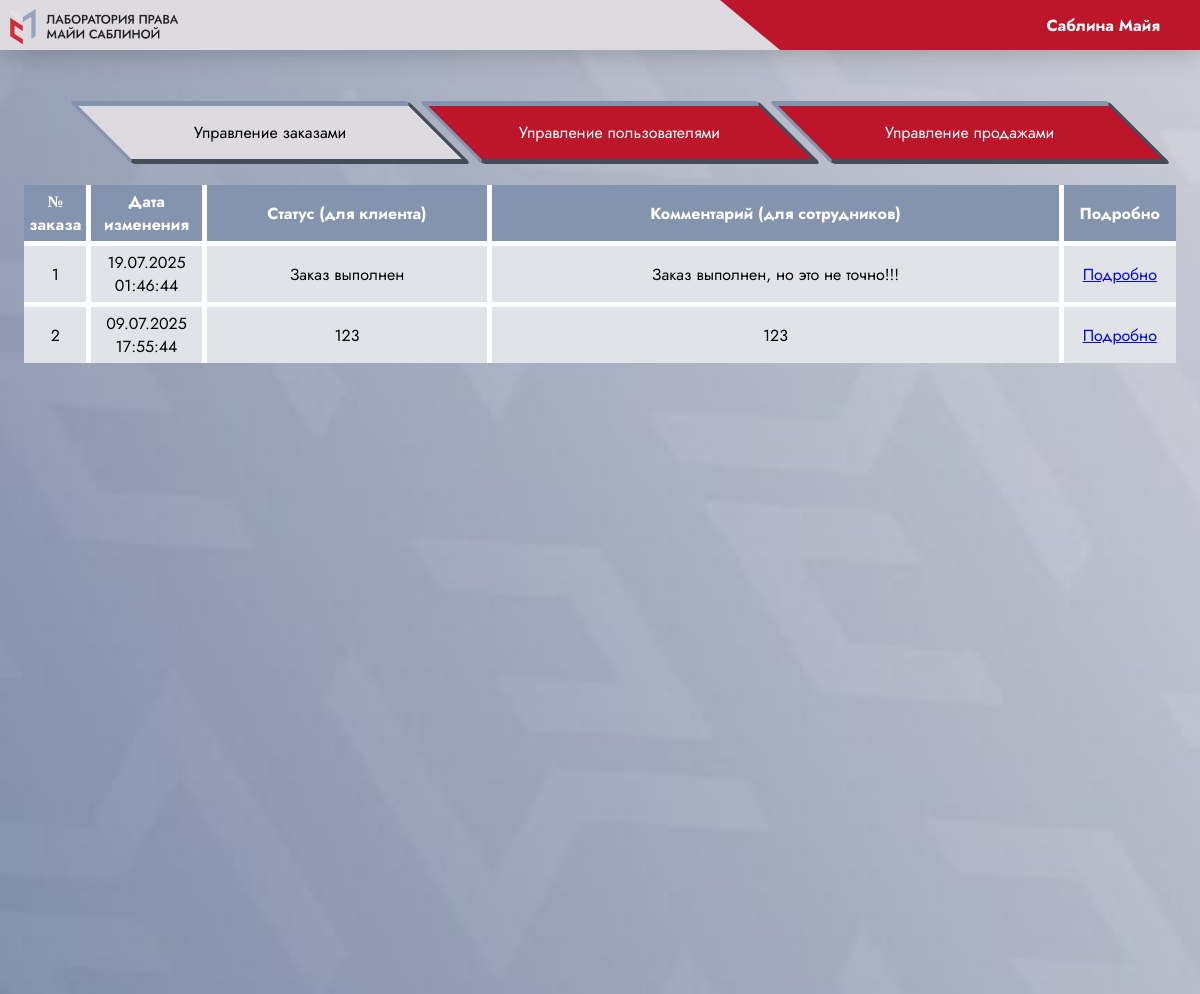
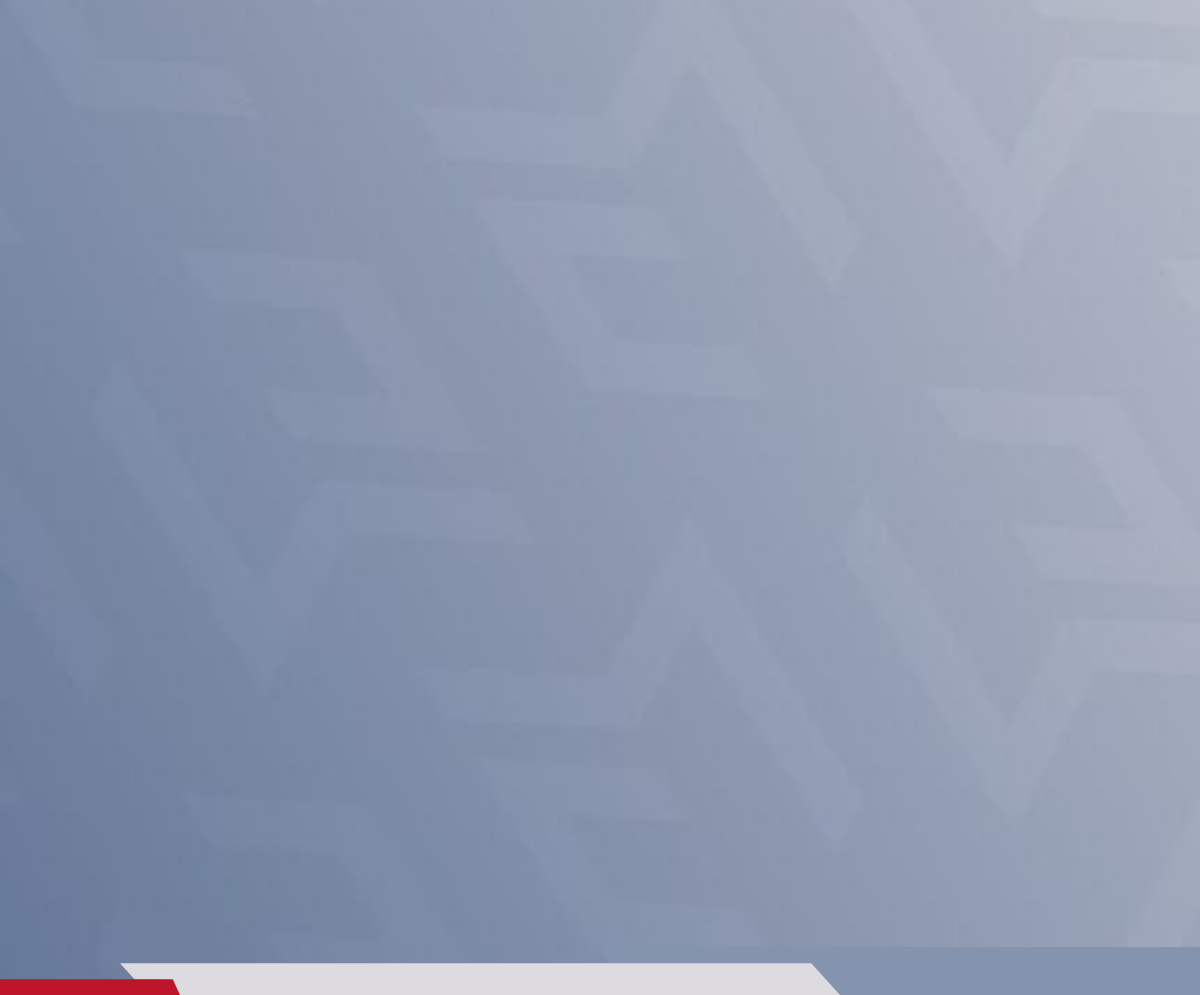
The page /lk.php (signed in) on the database its author committed (2 pictures, top to bottom).
### tables this page shows
CREATE TABLE IF NOT EXISTS `orders` (
  `id` int NOT NULL AUTO_INCREMENT,
  `order_id` int NOT NULL,
  `client_id` int NOT NULL,
  `order_status` varchar(225) NOT NULL,
  `order_description` varchar(255) NOT NULL,
  `row_creation_time` datetime NOT NULL,
  `operator_id` int NOT NULL,
  PRIMARY KEY (`id`),
  KEY `order_id` (`order_id`),
  KEY `client_id` (`client_id`),
  KEY `operator_id` (`operator_id`)
);

### lk.php (the view, shortened to what this page needs)
<link href="./css/styles.css" rel="stylesheet">
<link href="./css/jost.css" rel="stylesheet">
<?php
    include('config.php');
    echo "<html>";
    echo "<header class='my_header'>";
    echo "  <div class='logo'> </div>";
    echo "  <div class='my_header_polygon'></div>";
    echo "</header>";
    echo "<header class='my_header2'>";
    echo "<div class='menu-bar'>";
    echo "  <ul>";
    echo "      <li class='right'>";
    echo "          ".$_SESSION['current_user_name'];
    echo "        </li>";
    echo "    </ul>";
    echo "</div>";
    echo "</header>";
    echo "<br/><br/>";
    echo "<main>";
    if(!isset($_SESSION['current_user_id'])){
        header('Location: login.php');
        exit;
    } else {
        if ($_SESSION['current_user_group']!="client") {
            $query = $connection->prepare("SELECT t2.*, DATE_FORMAT(t2.row_creation_time, '%d.%m.%Y %H:%i:%s') as 'formated_row_creation_time' FROM orders t2 WHERE t2.id in (SELECT MAX(t.id) FROM orders t GROUP by t.order_id) ORDER BY t2.order_id");
            $query->execute();
            echo "<div class='menu'>";
            echo "    <ul>";
            echo "        <li><a class='menu_button_atcive' href='lk.php'><div class='menu_button_text_active'>Управление заказами</div></a></li>";
            echo "        <li><a class='menu_button' href='uc.php'><div class='menu_button_text'>Управление пользователями</div></a></li>";
            echo "        <li><a class='menu_button' href='sales.php'><div class='menu_button_text'>Управление продажами</div></a></li>";
            echo "    </ul>";
            echo "</div>";
            echo "<form method='GET' action=''>";
            echo "  <table class='msll_table'>";
            echo "      <tr>";
            echo "          <th width='5%'>№ заказа</th>";
            echo "          <th width='10%'>Дата изменения</th>";
            echo "          <th width='25%'>Статус (для клиента)</th>";
            echo "          <th width='50%'>Комментарий (для сотрудников)</th>";
            echo "          <th width='10%'>Подробно</th>";
            echo "      </tr>";
            while ($row = $query->fetch(PDO::FETCH_ASSOC)) {
                echo "<tr>";
                echo "<td>" . $row["order_id"] . "</td>";
                echo "<td>" . $row["formated_row_creation_time"] . "</td>";
                echo "<td>" . $row["order_status"] . "</td>";
                echo "<td>" . $row["order_description"] . "</td>";
                echo "<td> <a href='lk.php?action=detail&id=".$row["order_id"]."'>Подробно</a> </td>";
                echo "</tr>";
            }
            echo "  </table>";
            echo "</form>";
            echo "<br/><br/><br/><br/><br/><br/><br/><br/><br/><br/><br/><br/><br/><br/><br/><br/><br/><br/><br/><br/><br/><br/><br/><br/><br/><br/><br/><br/><br/><br/><br/><br/><br/><br/><br/><br/><br/><br/><br/><br/><br/><br/><br/><br/><br/><br/><br/><br/><br/><br/><br/><br/><br/><br/><br/><br/><br/><br/><br/><br/><br/><br/><br/><br/><br/><br/><br/><br/>";
        }
    }
    echo "<br/><br/>";
    echo "</main>";
    echo "<footer class='msll_footer'>";
    echo "  <div class='msll_footer_polygon_dark_gray'></div>";
    echo "  <div class='msll_footer_polygon_light_gray'></div>";
    echo "  <div class='msll_footer_polygon_red'></div>";
    echo "</footer>";
    echo "</html>";
?>

### css/styles.css (style rules this page uses)
html { width: 100%; }
.menu { display: table; margin-left: auto; margin-right: auto; }
.menu_button { display: inline-block; padding: 15px; background: #bd162b; transform: skew(45deg); border-radius: 5px; border-color: #8594ae; border-width: 5px; border-style: outset; width: 300px; margin: 5px; }
.menu_button_atcive { display: inline-block; padding: 15px; background: #dddae0;; transform: skew(45deg); border-radius: 5px; border-color: #8594ae; border-width: 5px; border-style: outset; width: 300px; margin: 5px; color: #000; }
.menu_button_text { display: inline-block; transform: skew(-45deg); color: #fff; }
.menu_button_text_active { display: inline-block; transform: skew(-45deg); }
li { display: table-cell; }
table.msll_table { position: static; font-size: 16px; border-collapse: collapse; border-style: hidden; text-align: center; width: 96%; margin-left: 2%; margin-right: 2%; }
table.msll_table th, table.msll_table td { border-style: solid; border-width: 0 5px 5px 0; border-color: white; padding: 5px; }
table.msll_table th, table.msll_table th a { background: #8594ae; color: #fff; font-weight: bold; }
table.msll_table td { background: #e0e4e9; }
.my_header { display: flex; -webkit-box-align: center; align-items: center; -webkit-box-pack: justify; justify-content: space-between; background-color: #dddae0; position: sticky; top: 0px; z-index: 1; box-shadow: rgba(0, 0, 0, 0.08) 0px 1.2px 18px, rgba(0, 0, 0, 0.12) 0px 6.4px 28px; height: 50px; min-height: 50px; padding: 0px 0px; text-align: right; }
.my_header2 { display: flex; -webkit-box-align: center; align-items: center; -webkit-box-pack: justify; justify-content: space-between; position: fixed; top: 0px; z-index: 1; height: 50px; min-height: 50px; padding: 0px 0px; text-align: right; right: 2%; }
.my_header_polygon { display: flex; align-items: center; clip-path: polygon(0 0, 100% 0, 100% 100%, 60px 100%); border: 0px none; width: 40%; height: 100%; background: #bd162b; position: absolute; right: 0; color: #fff; }
.menu-bar { width: 100%; display: table-cell; }
.menu-bar ul { display: table-cell; }
.menu-bar li { display: table-cell; position: relative; z-index: 10; color: #000; }
.menu-bar li { list-style: none; color: rgb(255, 255, 255); font-family: 'Jost'; font-weight: bold; padding: 12px 16px; margin: 0 8px; position: relative; cursor: pointer; white-space: nowrap; }
.menu-bar li::before { content: " "; position: absolute; top: 0; left: 0; height: 100%; width: 100%; z-index: -1; transition: 0.2s; border-radius: 0px; }
div.logo { height: 100%; width: 190px; background-image: url('../pictures/logo.png'); background-size: cover; }
.msll_footer { position: fixed; z-index: 1; height: 48px; min-height: 48px; padding: 0px 0px; width: 100%; bottom: 0; }
.msll_footer_polygon_red { display: flex; clip-path: polygon(0 0, 96% 0, 100% 100%, 0px 100%); position: absolute; border: 0px none; width: 15%; height: 33%; background: #bd162b; left: 0; bottom: 0; box-shadow: rgba(0, 0, 0, 0.08) 0px 1.2px 18px, rgba(0, 0, 0, 0.12) 0px 6.4px 28px; }
.msll_footer_polygon_light_gray { display: flex; clip-path: polygon(0 0, 96% 0, 100% 100%, 4% 100%); position: absolute; border: 0px none; width: 60%; height: 66%; background: #dddae0; left: 10%; bottom: 0; }
.msll_footer_polygon_dark_gray { display: flex; clip-path: polygon(0 0, 100% 0, 100% 100%, 4% 100%); position: absolute; border: 0px none; width: 50%; height: 100%; background: #8594ae; right: 0; top: 0; }

### rows shown on the page
orders: order "1", formated_row_creation_time "19.07.2025 01:46:44", order_status "Заказ выполнен", order_description "Заказ выполнен, но это не точно!!!"
orders: order "2", formated_row_creation_time "09.07.2025 17:55:44", order_status "123", order_description "123"

### other values the page prints
$_SESSION['current_user_name'] "Саблина Майя"
